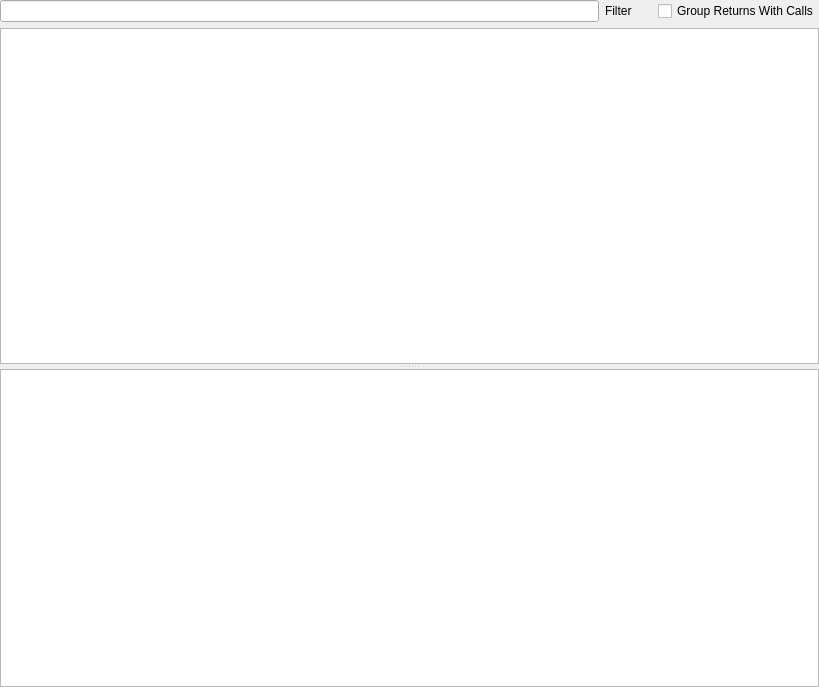
<?xml version="1.0" encoding="UTF-8"?>
<ui version="4.0">
 <class>MainWidget</class>
 <widget class="QWidget" name="MainWidget">
  <property name="geometry">
   <rect>
    <x>0</x>
    <y>0</y>
    <width>819</width>
    <height>687</height>
   </rect>
  </property>
  <property name="windowTitle">
   <string>Form</string>
  </property>
  <layout class="QVBoxLayout" name="verticalLayout_2">
   <property name="spacing">
    <number>0</number>
   </property>
   <property name="margin">
    <number>0</number>
   </property>
   <item>
    <widget class="QSplitter" name="splitter">
     <property name="lineWidth">
      <number>0</number>
     </property>
     <property name="orientation">
      <enum>Qt::Vertical</enum>
     </property>
     <property name="handleWidth">
      <number>5</number>
     </property>
     <widget class="QWidget" name="">
      <layout class="QVBoxLayout" name="verticalLayout">
       <property name="spacing">
        <number>-1</number>
       </property>
       <item>
        <layout class="QHBoxLayout" name="horizontalLayout">
         <property name="spacing">
          <number>-1</number>
         </property>
         <item>
          <widget class="QLineEdit" name="filterText"/>
         </item>
         <item>
          <widget class="QLabel" name="label">
           <property name="text">
            <string>Filter</string>
           </property>
          </widget>
         </item>
         <item>
          <spacer name="horizontalSpacer">
           <property name="orientation">
            <enum>Qt::Horizontal</enum>
           </property>
           <property name="sizeType">
            <enum>QSizePolicy::Fixed</enum>
           </property>
           <property name="sizeHint" stdset="0">
            <size>
             <width>20</width>
             <height>0</height>
            </size>
           </property>
          </spacer>
         </item>
         <item>
          <widget class="QCheckBox" name="groupCheckbox">
           <property name="text">
            <string>Group Returns With Calls</string>
           </property>
          </widget>
         </item>
        </layout>
       </item>
       <item>
        <widget class="QTreeView" name="messageList"/>
       </item>
      </layout>
     </widget>
     <widget class="QTreeView" name="argumentList"/>
    </widget>
   </item>
  </layout>
 </widget>
 <resources/>
 <connections/>
</ui>
